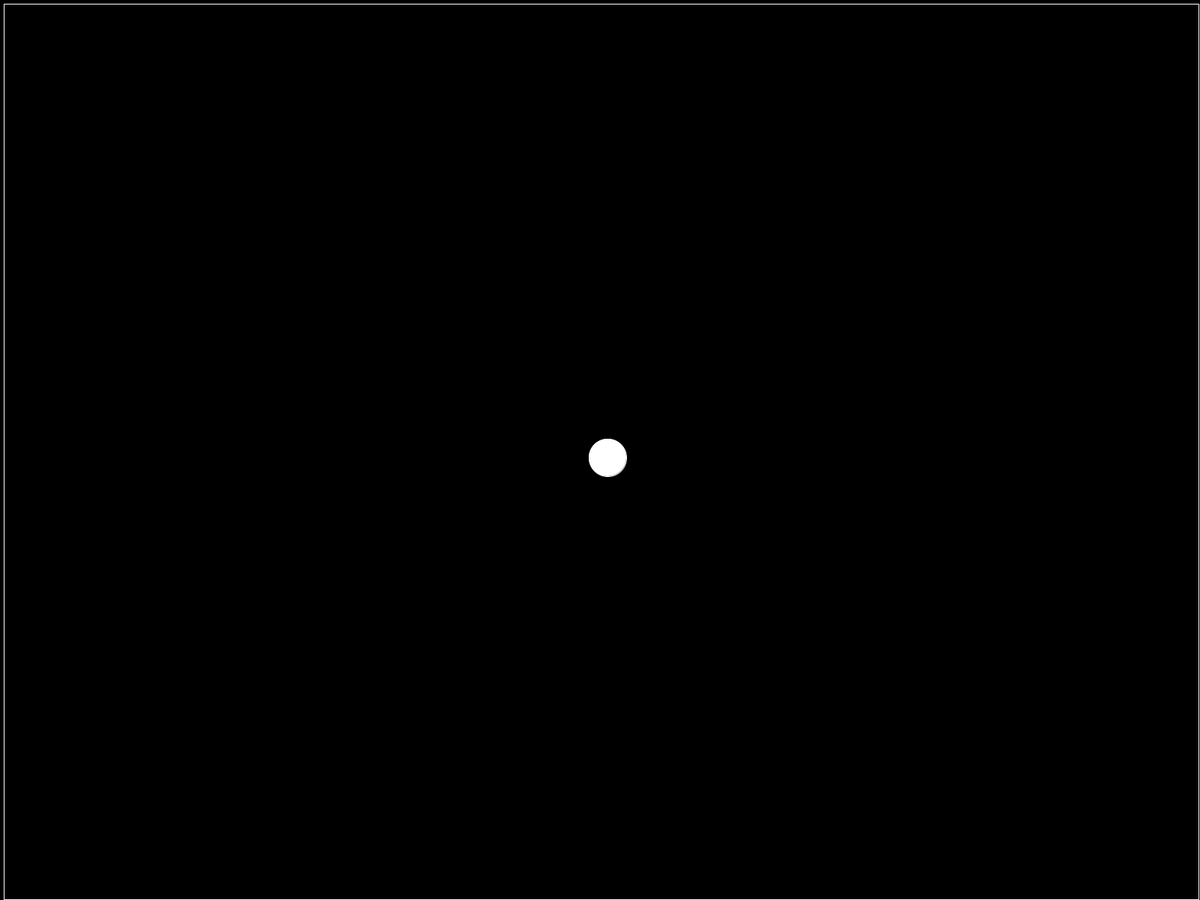
Frame 1 (no input)
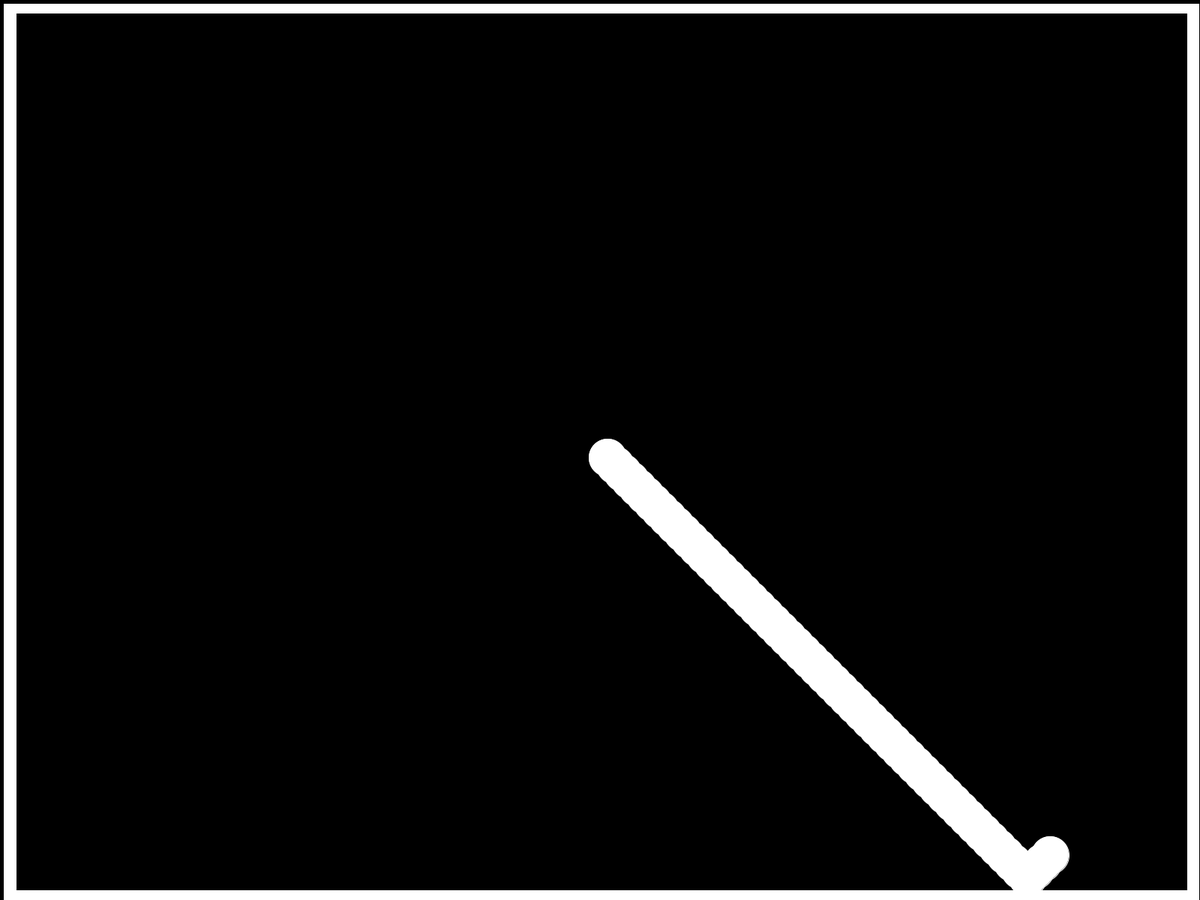
Frame 60 (the mouse pressed at the canvas centre just before this capture)
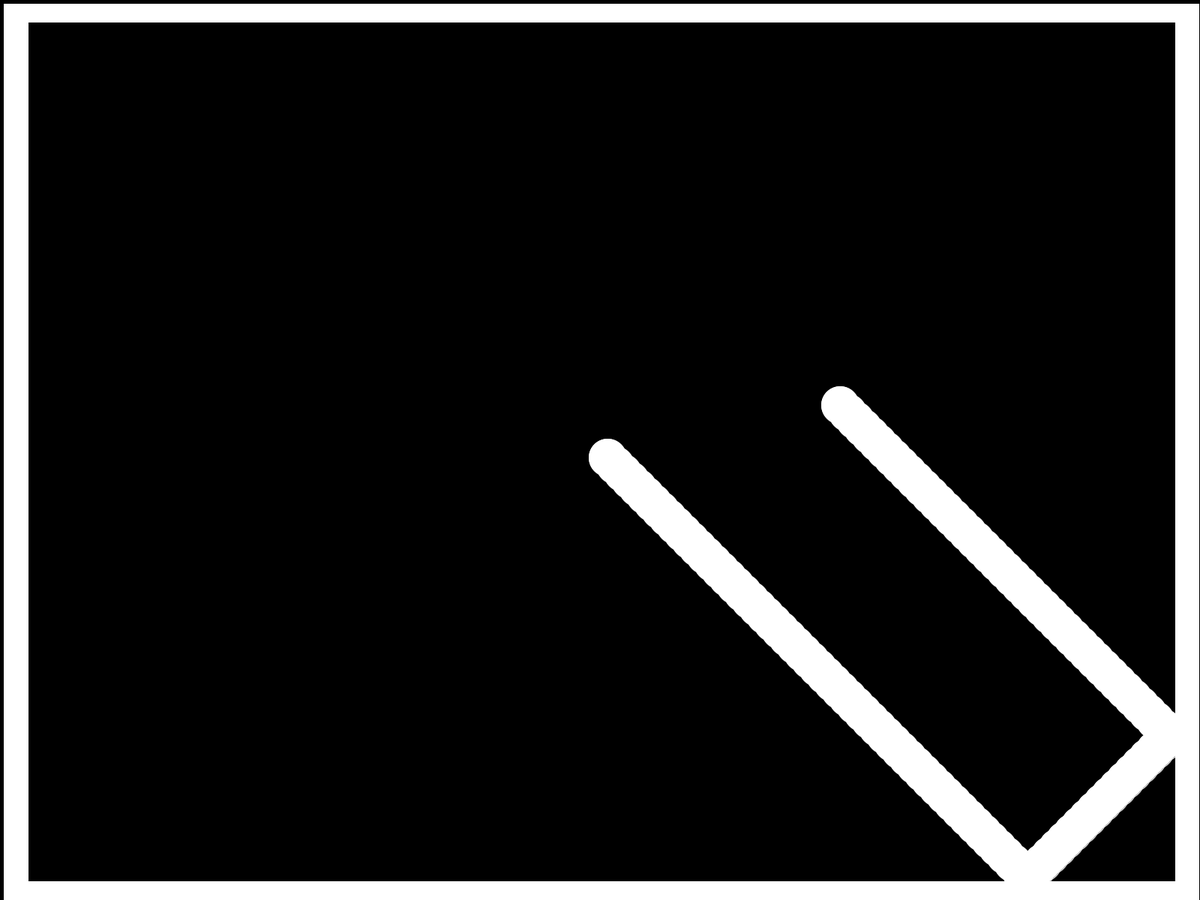
Frame 120 (the mouse held since frame 60 and released just before this capture)

The Processing sketch that drew these frames (run headless with seeded random() and noise(); from frame 60 on, the mouse is pressed at the canvas centre):

// Processing sketch: BallDrop2
// ── BallDrop2.pde
float xBall = width/2, yBall= height/2, ballExtent = 50;
float rectPosX = 5, rectPosY = 5;
float rectWidth, rectHeight;
float xBaseSpeed = 10, yBaseSpeed = 10, xSpeed = xBaseSpeed, ySpeed= yBaseSpeed;
float screenWidth, screenHeight;
float screenScaler, screenScaler2;
float xMulti = 0.4, xPosMulti = 0.2, yMulti = 0.4, yPosMulti = 0.2;
float xBaseMulti, xBasePosMulti, yBaseMulti, yBasePosMulti;
boolean check = true;
boolean cws = false, chs = false;
boolean widthMovement = true, heightMovement = true;
void setup() {
  fullScreen();
  frameRate = 60;
  background(0, 0, 0);

  //Assigning values to variables
  rectWidth= width-6;
  rectHeight = height-5;
  screenWidth = width;
  screenHeight = height;
  xBall = width/2;
  yBall = height/2;
  //  Derterming the resouloution scale
  screenScaler = screenWidth/screenHeight;
  screenScaler2 = screenHeight/screenWidth;
  if (screenScaler2 > 1)
  {
    yMulti = yMulti*screenScaler2;
    yPosMulti = yPosMulti*screenScaler2;
  } 

  if (screenScaler > 1)
  {
    xMulti = xMulti*screenScaler;
    xPosMulti = xPosMulti*screenScaler;
  }


  xBaseMulti = xMulti;
  xBasePosMulti = xPosMulti;
  yBaseMulti = yMulti;
  yBasePosMulti = yPosMulti;

}
//Check x and y multibase 





void draw() {

  if (rectWidth < 50)
  {
    xMulti *= -1;
    xPosMulti *= -1;
  }
  if (rectHeight < 50)
  {
    yMulti *= -1;
    yPosMulti *= -1;
  }

if(widthMovement == true)
{
    rectWidth -= xMulti;
    rectPosX += xPosMulti;
}

if(heightMovement == true)
{
    rectPosY += yPosMulti;
    rectHeight -= yMulti;

}

  if (rectWidth < width-4 || rectHeight >= height-4 && rectWidth >= width-4)
  {
widthMovement = true;
  if(rectWidth < width-4)
{

}
else
{
  xMulti = -xBaseMulti;
xPosMulti = -xBasePosMulti;
}
{

}
  }
  else
  widthMovement = false;

  if (rectHeight < height-4 || rectHeight > height-4 && rectWidth > width-4)
  {
    heightMovement = true;
   if (rectHeight < height-4)
    {
    }
    else
    {
      yMulti = -yBaseMulti;
yPosMulti = -yBasePosMulti;
    }
  }
  else 
  heightMovement = false;



  xBall += xSpeed;
  yBall += ySpeed;
  if (xBall+25>=(rectPosX+rectWidth))
    xSpeed = -xBaseSpeed;
  if (xBall-25<= rectPosX)
    xSpeed = xBaseSpeed;
  if (yBall+25>=(rectPosY+rectHeight))
    ySpeed = -yBaseSpeed;
  if (yBall-25<= rectPosY)
    ySpeed = yBaseSpeed; 
 
  clear();
  stroke(255, 255, 255);
  noFill();

  rect(rectPosX, rectPosY, rectWidth, rectHeight);
  fill(255, 255, 255);
  circle(xBall, yBall, ballExtent);


}
